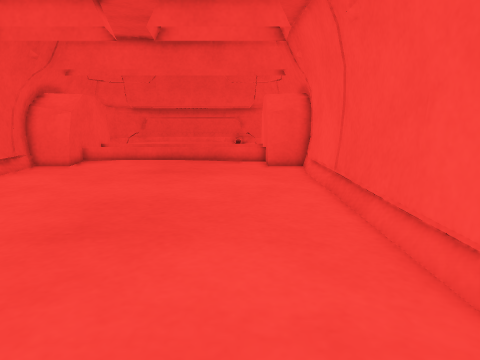
View 1 (above)

12 first-person views from a walk through a Gazebo world. The camera is 0.26 m above the floor, tilts 10° down and sees 70° across. The floor is counted in squares, 0.1 m on a side. Each view is taken from the middle of a square. On the plan, view 1 faces up. The plan holds only what a view shows up to about 20 squares ahead; the rest is blank. The place goes on beyond the plan.

View 2
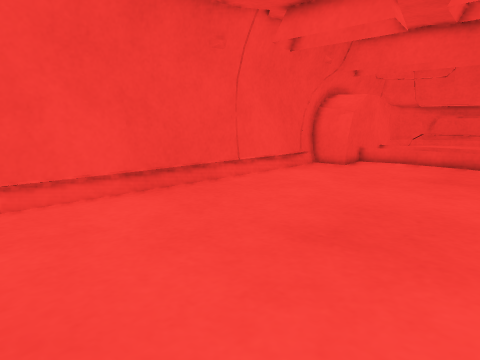

View 3
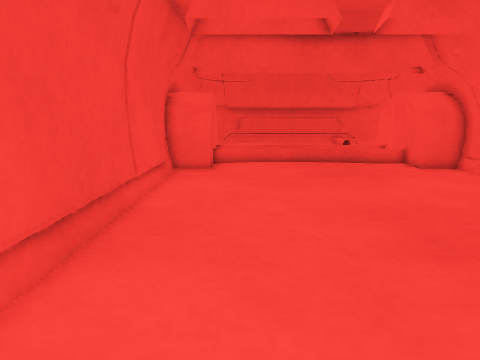

View 4
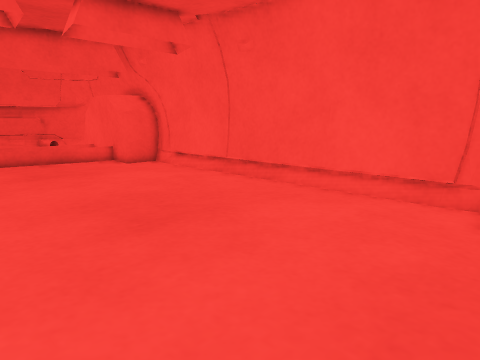

View 5
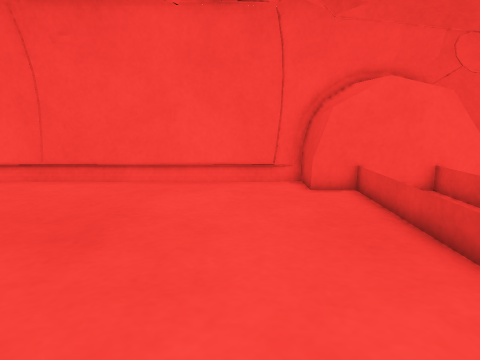

View 6
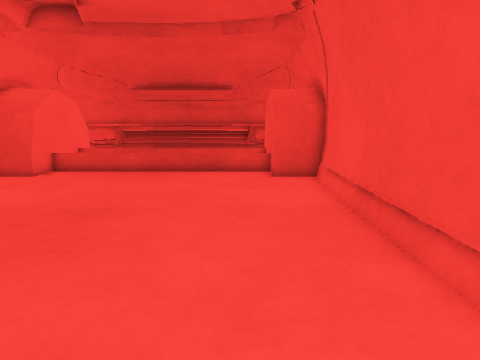

View 7
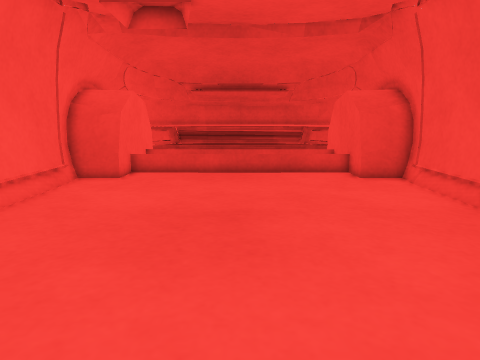

View 8
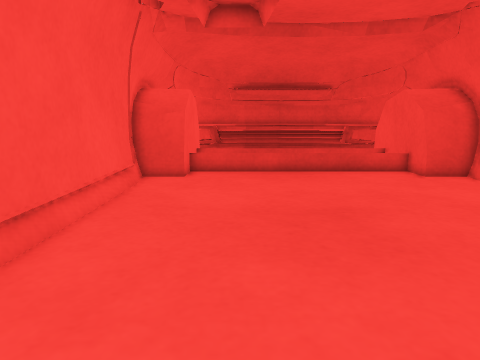

View 9
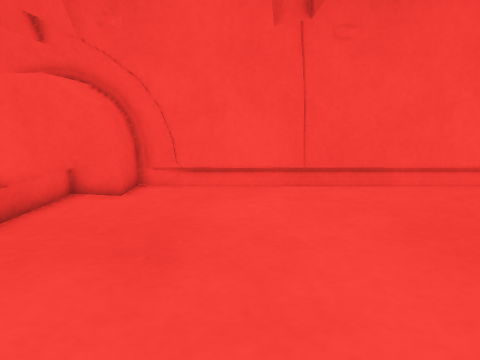

View 10
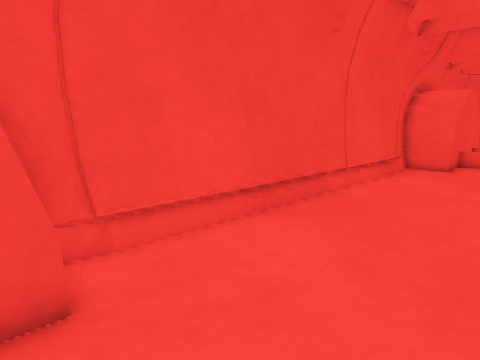

View 11
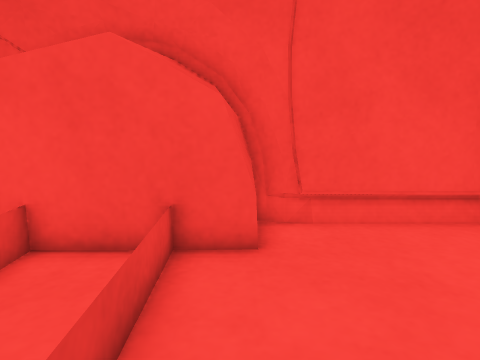

View 12
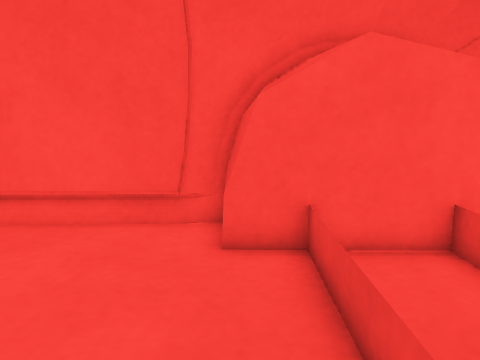

### Floor plan
Key: @ floor where view 1 was taken; # wall or solid block; . floor; = window, fence, low wall or low ledge.
Columns run from 12 left of view 1 to 4 right of it. Each row starts with its distance up from view 1.
 21 #################
 20 ###...........###
 19 #==...........==#
 18 #...............#
 17 #...............#
 16 #...............#
 15 #...............#
 14 #...............#
 13 #...............#
 12 #...............#
 11 #...............#
 10 #...............#
  9 #...............#
  8 #...............#
  7 #...............#
  6 #...............#
  5 #...............#
  4 #...............#
  3 #...............#
  2 #...............#
  1 ###...........###
  0  ##.........@.##
 -1   #===========#
 -2   #....   ....#
 -3   #===========#

Where each view was taken, in squares from view 1:
view 1: 0 up, 0 right, facing up
view 2: 1 up, 0 right, facing up-left
view 3: 1 up, 8 left, facing up
view 4: 0 up, 8 left, facing up-right
view 5: 4 up, 11 left, facing right
view 6: 17 up, 8 left, facing down
view 7: 17 up, 4 left, facing down
view 8: 17 up, 1 left, facing down
view 9: 15 up, 10 left, facing right
view 10: 0 up, 5 left, facing up-left
view 11: 1 up, 3 left, facing left
view 12: 1 up, 5 left, facing right
